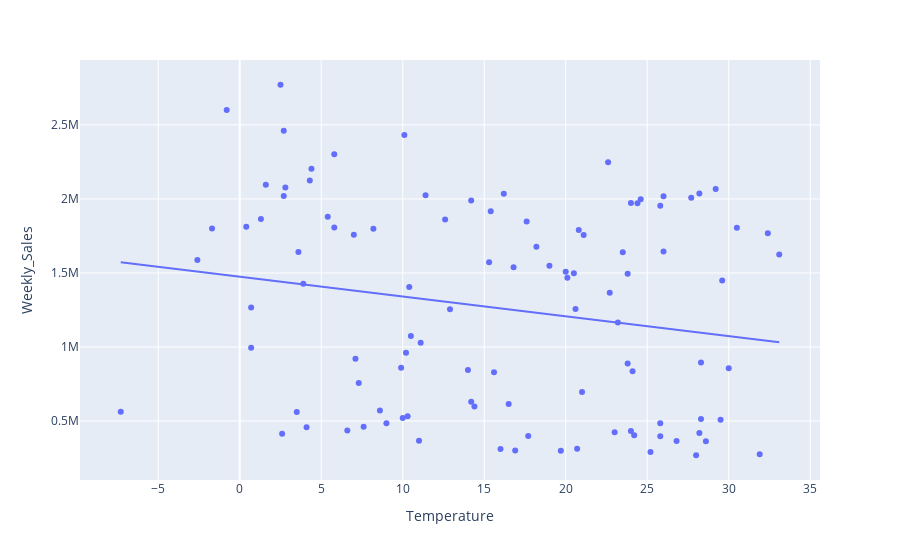

This figure's notebook cell:
### Code cell
# graph de l'impact de la température, sur les ventes
fig = px.scatter(df, x='Temperature', y='Weekly_Sales', trendline='ols')
fig.show()
